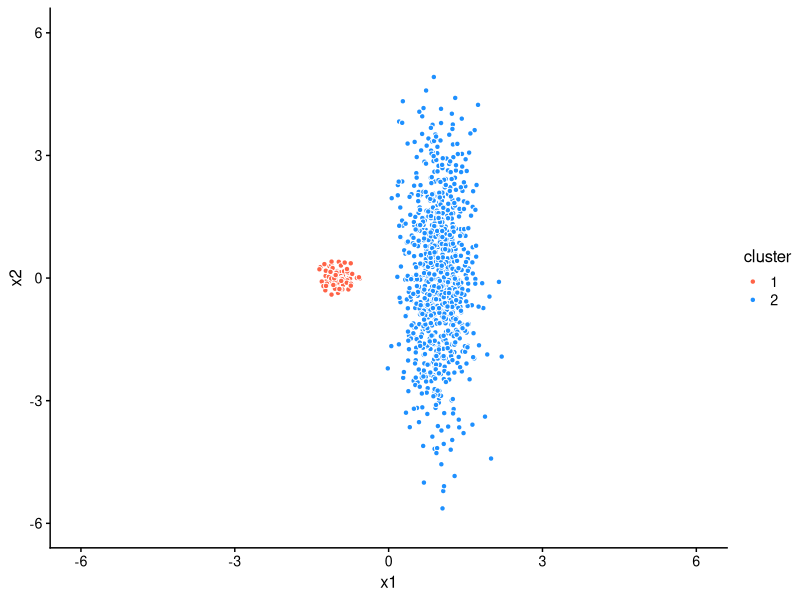
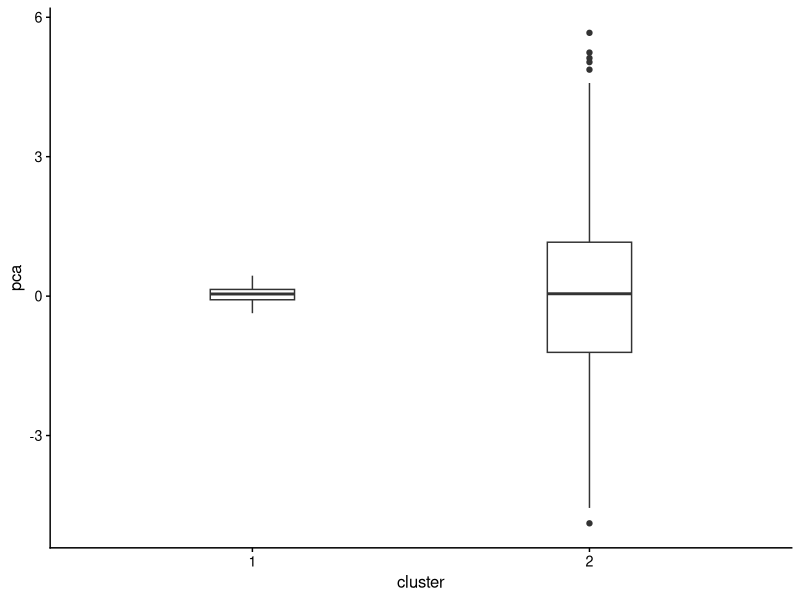
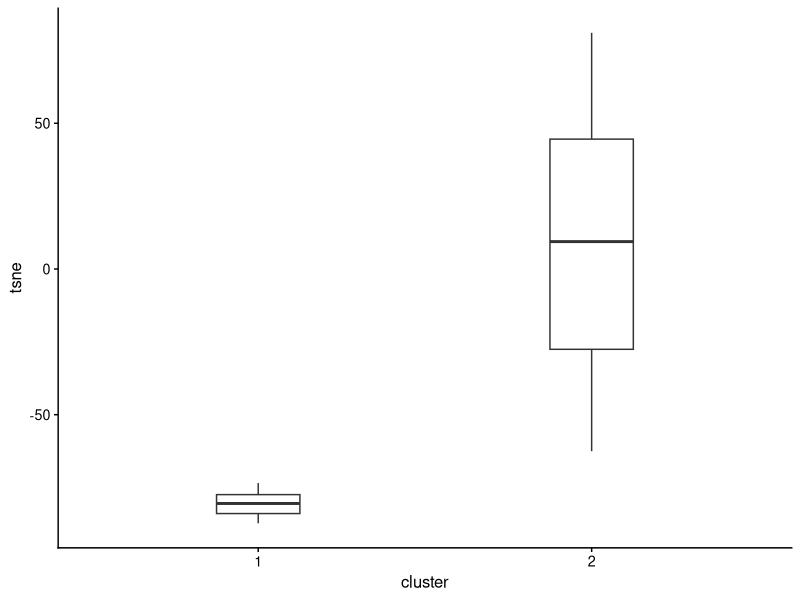

R code for these plots, in order: (Note: this script raises an error after producing the figures.)
library(mvtnorm)
library(Rtsne)
library(ggplot2)
library(cowplot)
set.seed(1)

# Simulate data.
X <- rbind(rmvnorm(100,c(-1,0),diag(2)/30),
           rmvnorm(900,c(+1,0),diag(c(0.1,3))))
cluster <- factor(c(rep(1,100),rep(2,900)))
colnames(X) <- c("x1","x2")
p1 <- qplot(X[,1],X[,2],shape = I(21),color = I("white"),fill = cluster) +
  scale_fill_manual(values = c("tomato","dodgerblue")) +
  xlim(-6,6) +
  ylim(-6,6) +
  labs(x = "x1",y = "x2") +
  theme_cowplot(font_size = 12)
print(p1)

# Compute 1-d embedding using first PC.
pca <- drop(prcomp(X)$x[,1])
pdat <- data.frame(cluster,pca)
p2 <- ggplot(pdat,aes(x = cluster,y = pca)) +
  geom_boxplot(width = 0.25) +
  theme_cowplot(font_size = 12)
print(p2)

# Compute 1-d embedding using t-SNE.
tsne <- drop(Rtsne(X,dims = 1,perplexity = 30,theta = 0.1,max_iter = 1000,
                   eta = 200,normalize = FALSE,pca = FALSE,verbose = TRUE)$Y)
pdat <- data.frame(cluster,tsne)
p3 <- ggplot(pdat,aes(x = cluster,y = tsne)) +
  geom_boxplot(width = 0.25) +
  theme_cowplot(font_size = 12)
print(p3)

# Compute 1-d embedding using flash.
fl <- flash(X,greedy.Kmax = 1,nullcheck = FALSE)
fl <- drop(fl$loadings.pm[[1]])
pdat <- data.frame(cluster,flash = fl)
p4 <- ggplot(pdat,aes(x = cluster,y = flash)) +
  geom_boxplot(width = 0.25) +
  theme_cowplot(font_size = 12)
print(p4)
